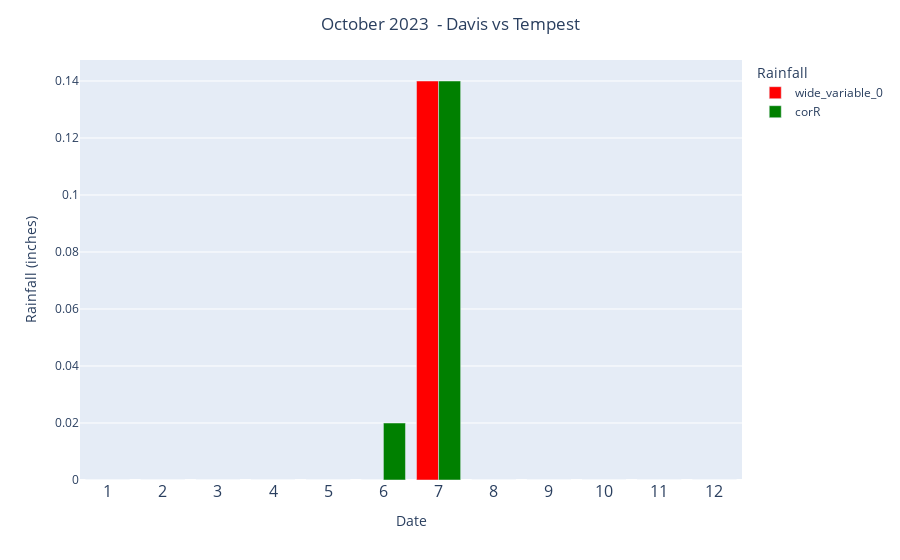

The cell this chart's notebook holds for it:
### Code cell
import pandas as pd
import matplotlib.pyplot as plt
import matplotlib.colors as mcolors
import numpy as np
import plotly.express as px
import plotly.graph_objs as go

sta = ['Davis', 'Tempest']

for qwe in sta:
    print(qwe)
    
    #
    # Dump the data into a pandas DataFrame
    #

    if qwe == 'Davis':
        df = pd.DataFrame(records, columns = ['index', 'Year', 'Month', 'Date', 'High', 'Low', 'Rainfall', 'Max_Dew_Point'])
        df = df.drop(df.columns[[0,4,5,7]], axis = 1)
        df['Date'] = df['Date'].astype(int)
        df['Rainfall'] = df['Rainfall'].astype(float)
        r1 = df['Rainfall']              
        
    else:
        df = pd.DataFrame(records1, columns = ['index', 'Year', 'Month', 'Date', 'High', 'Low', 'totR', 'corR', 'Lightning1_5', 'Lightning6_10'])
        df = df.drop(df.columns[[0,4,5,6,8,9]], axis = 1) 
        df['Date'] = df['Date'].astype(int)
        df['corR'] = df['corR'].astype(float)
        r2 = df['corR']  
        
fig = px.bar(
data_frame = df,
x = "Date",
y = [r1, r2],       
orientation = "v",
barmode = 'group',
color_discrete_sequence=['red', 'green'], 
   
)

fig.update_layout(
title = f'{month} {year}  - Davis vs Tempest',
yaxis_title = "Rainfall (inches)", title_x = 0.5,  
xaxis = dict(
tickmode = 'linear',
tickfont = dict(size = 16), 
tick0 = 1,
dtick = 1),
legend_title = "Rainfall", 
    
)

fig.write_html(f'/var/www/html/000/newRComp.html', auto_open = True)   
#fig.write_html(f'/Users/jameshayes/Sites/newRComp_{qwe}.html', auto_open = True)

### Figure 1 — Plotly figure (JSON) as saved in the notebook; plotly's stock layout.template omitted (floating-point values rounded to 4 significant figures)
{"data": [{"alignmentgroup": "True", "hovertemplate": "variable=wide_variable_0<br>Date=%{x}<br>value=%{y}<extra></extra>", "legendgroup": "wide_variable_0", "marker": {"color": "red", "pattern": {"shape": ""}}, "name": "wide_variable_0", "offsetgroup": "wide_variable_0", "orientation": "v", "showlegend": true, "textposition": "auto", "type": "bar", "x": [1, 2, 3, 4, 5, 6, 7, 8, 9, 10, 11, 12], "xaxis": "x", "y": [0, 0, 0, 0, 0, 0, 0.14, 0, 0, 0, 0, 0], "yaxis": "y"}, {"alignmentgroup": "True", "hovertemplate": "variable=corR<br>Date=%{x}<br>value=%{y}<extra></extra>", "legendgroup": "corR", "marker": {"color": "green", "pattern": {"shape": ""}}, "name": "corR", "offsetgroup": "corR", "orientation": "v", "showlegend": true, "textposition": "auto", "type": "bar", "x": [1, 2, 3, 4, 5, 6, 7, 8, 9, 10, 11, 12], "xaxis": "x", "y": [0, 0, 0, 0, 0, 0.02, 0.14, 0, 0, 0, 0, 0], "yaxis": "y"}], "layout": {"barmode": "group", "legend": {"title": {"text": "Rainfall"}, "tracegroupgap": 0}, "margin": {"t": 60}, "title": {"text": "October 2023  - Davis vs Tempest", "x": 0.5}, "xaxis": {"anchor": "y", "domain": [0, 1], "dtick": 1, "tick0": 1, "tickfont": {"size": 16}, "tickmode": "linear", "title": {"text": "Date"}}, "yaxis": {"anchor": "x", "domain": [0, 1], "title": {"text": "Rainfall (inches)"}}}}
